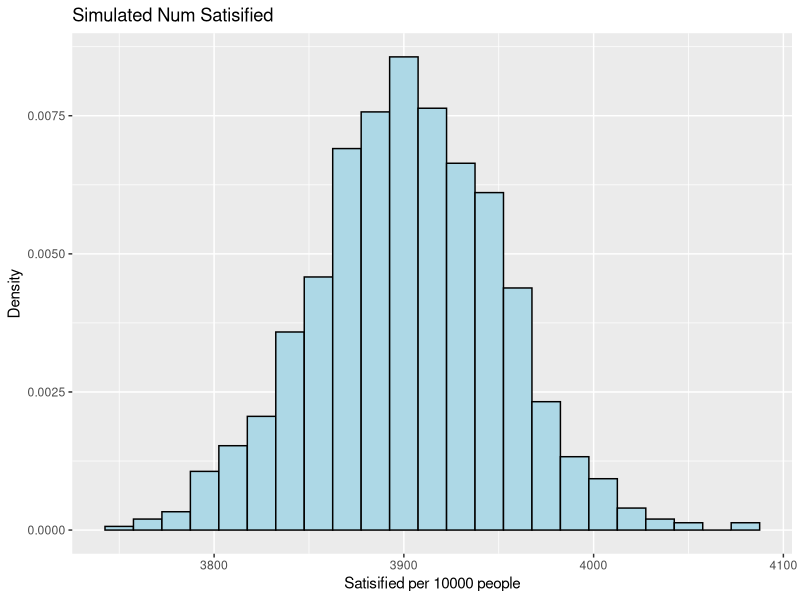
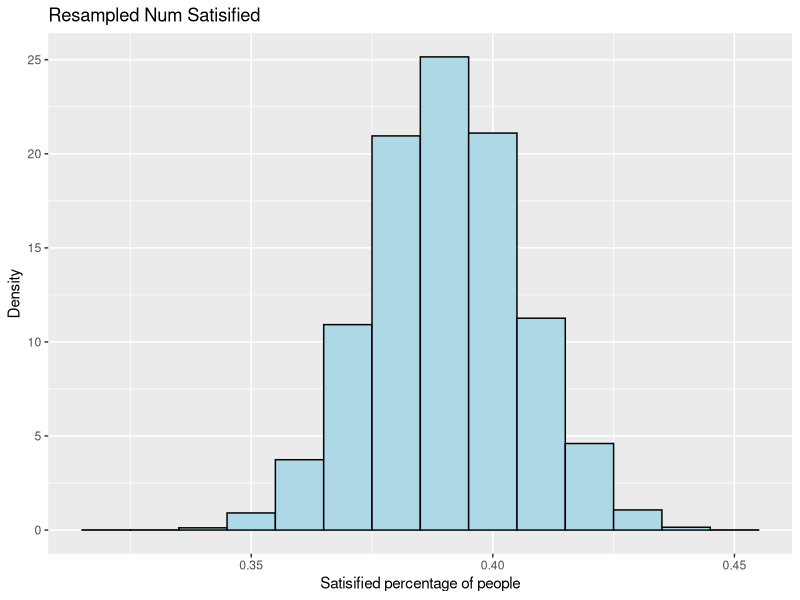

Recreate these plots in R, in order.
##############################################################################
#Ben Horner
#Lab 10
#Math240
##############################################################################
##############################################################################
#Libraries
##############################################################################
library(ggplot2)
library(tidyverse)
library(patchwork)

##############################################################################
#Task 1: Basic Simulation
##############################################################################
true.p = 0.39

#generate 10k polls
sample.size = 1004
basic.simulation = rbinom(sample.size, 10000, true.p)
sim.df = data.frame(id = 1:1004,
                    num.satisfied = basic.simulation)

basic.simulation.plot = ggplot(sim.df, aes(x = num.satisfied)) + #assigns the data as the data frame and aes = x axis
  geom_histogram(aes(y=after_stat(density)), binwidth = 15, fill = "lightblue", color = "black") + #makes histogram
  labs(title = "Simulated Num Satisified", #titles and axis labels
       x = "Satisified per 10000 people", 
       y = "Density")

basic.simulation.plot

lower_bound <- quantile(sim.df$num.satisfied, 0.025)
upper_bound <- quantile(sim.df$num.satisfied, 0.975)

##############################################################################
#Task 2: Resampling
##############################################################################
#Recreating Gallup data
samp.size = 1004
satisfied = round(0.39*samp.size)
disatisfied = round(0.61*samp.size)
Gallup.df = data.frame(people = 1:samp.size, satisfied = c(rep(1, satisfied), rep(0, disatisfied)))


tally.satisfied = tally(Gallup.df, satisfied)
tally.satisfied[1, 1]

#Resampling
R <- 10000 #Number of resamples
resamples <- tibble(num.satisfied = numeric(R))

for( i in 1:R){
  # Take a resample
  curr.resample <- sample(x = Gallup.df$satisfied,
                          size = nrow(Gallup.df),
                          replace = T)
  curr.df = data.frame(people = 1:nrow(Gallup.df), satisfied = curr.resample)
  # compute the stat on the resample
  resamples$num.satisfied[i] <- (tally(curr.df, satisfied)[1, 1])/1004
}


resampling.plot = ggplot(resamples, aes(x = num.satisfied)) + #assigns the data as the data frame and aes = x axis
  geom_histogram(aes(y=after_stat(density)), binwidth = .01, fill = "lightblue", color = "black") + #makes histogram
  labs(title = "Resampled Num Satisified", #titles and axis labels
       x = "Satisified percentage of people", 
       y = "Density")

resampling.plot

#Margin of Error
lower_bound <- quantile(resamples$num.satisfied, 0.025)
upper_bound <- quantile(resamples$num.satisfied, 0.975)
range.middle.95 = upper_bound - lower_bound
margin.error = range.middle.95/2


##############################################################################
#Task 3: Simulation over n and p
##############################################################################
n = c()
for(i in (1:290)){
  num = i*10 + 100
  n = append(n, num)
}
p = c()
for(i in (0:99)){
  num = i*.01
  p = append(p, num)
}

for(n in n){
  for(p in p){
    sim = rbinom(n, 10000, p)
    
  }
}
n =100
p = 0.5
sim = rbinom(n, 10000, p)
sim





R <- 10000 #Number of resamples
resamples.n.p <- tibble(moe = numeric(R))

for( i in 1:R){
  # Take a resample
  curr.resample <- sample(x = Gallup.df$satisfied,
                          size = nrow(Gallup.df),
                          replace = T)
  curr.df = data.frame(people = 1:nrow(Gallup.df), satisfied = curr.resample)
  # compute the stat on the resample
  resamples$num.satisfied[i] <- (tally(curr.df, satisfied)[1, 1])/1004
}
